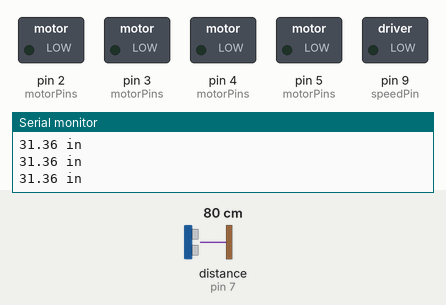
A sketch run on a simulated Arduino Uno, built with avr-gcc and run on an emulated ATmega328P. On the bench: switched loads named in the sketch (green lamp = pin HIGH), the last lines printed to the serial monitor. Wiring (inferred from the names in the program): ultrasonic range finder: trigger pin 6; echo pin 7. The inputs (shaded band) are chosen by the test bench; at power-on: distance to the obstacle (sensor on pin 7) 80 cm. The echo pulse lasts 58.3 µs per cm; pins used as bus, display or sensor lines are not drawn.

Above: at 1.2 s.
1.3 s: distance to the obstacle (sensor on pin 7) set to 23 cm
2.8 s: distance to the obstacle (sensor on pin 7) set to 18 cm
At 4.0 s:
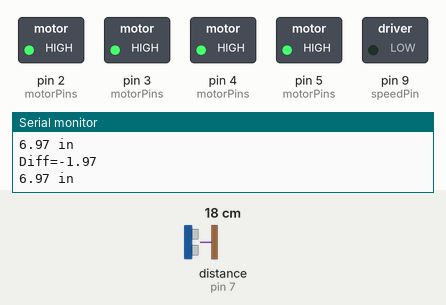
4.3 s: distance to the obstacle (sensor on pin 7) set to 14 cm
At 4.8 s:
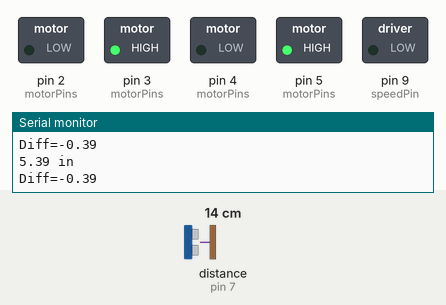
5.8 s: distance to the obstacle (sensor on pin 7) set to 12 cm
8.8 s: distance to the obstacle (sensor on pin 7) set to 9 cm
At 10.0 s:
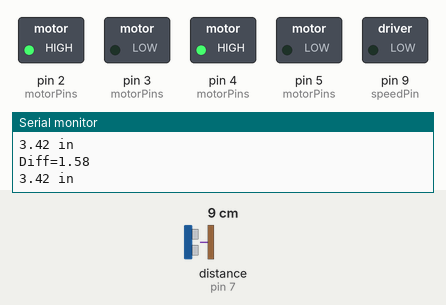
10.3 s: distance to the obstacle (sensor on pin 7) set to 60 cm
At 10.8 s:
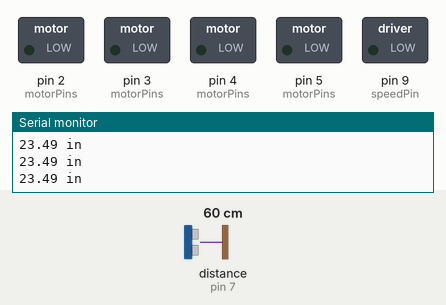
Timing chart, 0 to 12.9 s (numbered marks = the images above; inputs shaded):
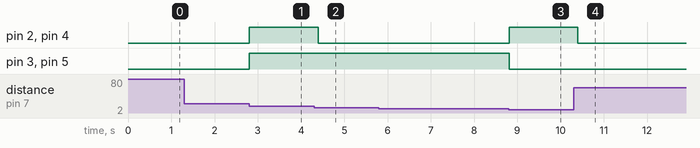

Measured:
- the behaviour switches between 21 and 20 cm on distance to the obstacle (sensor on pin 7) (found by bisection; images 0 and 1)
- the behaviour switches between 16 and 15 cm on distance to the obstacle (sensor on pin 7) (found by bisection; images 1 and 2)
- the behaviour switches between 11 and 10 cm on distance to the obstacle (sensor on pin 7) (found by bisection; images 2 and 3)
- after the input at 2.8 s, pin 2 (motorPins), pin 3 (motorPins), pin 4 (motorPins), pin 5 (motorPins): LOW → HIGH at once
- after the input at 4.3 s, pin 2 (motorPins), pin 4 (motorPins): HIGH → LOW after 0.09 s
- after the input at 8.8 s, pin 2 (motorPins), pin 4 (motorPins): LOW → HIGH at once; pin 3 (motorPins), pin 5 (motorPins): HIGH → LOW at once
- after the input at 10.3 s, pin 2 (motorPins), pin 4 (motorPins): HIGH → LOW after 0.10 s

The sketch:

HariBot05_Pololu_DRV8835.ino
```cpp
// HariBot
// Hari Wiguna, 2014
// v0.1 - Testing the H-Bridge
// v0.2 - Distance Sensor, cleanup motor code
  // Is hand visible?
    // Yes, I see hand :-)
      // Move forward/backward to get to desired distance
    // No, I don't see hand :-(
      // Start waffling back and forth, increasing scan range if hand not found, decreasing range if hand found
      // When waffle angle is sufficiently small
// v0.3 - Use PWM to compensate for weak
// v0.5 - Using the extremely efficient Pololu DRV8835. Different pinouts!!!

// Motor H-Bridge pins
byte motorPins[][2] = {
  {2,3}, // Left wheel: 2=enable, 3=direction
  {4,5}, // Right wheel: 4=enable, 5=direction
};

byte triggerPin = 6;
byte echoPin = 7;
byte speedPin = 9; // Modulates right motor that is faster than the left motor.  Must be a PWM pin
byte speedKnob = A0;
int theSpeed = 255;

int leftScanTime = 0;
int rightScanTime = 0;
int scanSpeed = 1;

int moveDuration = 100;
int rotateDuration = 1000;


//=== INITIALIZATIONS ===

void InitializeRobot() {
  Serial.begin (9600);

  pinMode(motorPins[0][0], OUTPUT);
  pinMode(motorPins[0][1], OUTPUT);
  pinMode(motorPins[1][0], OUTPUT);
  pinMode(motorPins[1][1], OUTPUT);

  pinMode(triggerPin, OUTPUT);
  pinMode(echoPin, INPUT);
  pinMode(speedPin, OUTPUT);
}

//=== MOTOR CONTROL ===

void Motor(byte whichMotor, int dir)
{
  digitalWrite( motorPins[whichMotor][0], 1 );
  digitalWrite( motorPins[whichMotor][1], dir );
}

void Motors(int leftDir, int rightDir, int duration)
{
  Motor(0, leftDir);
  Motor(1, rightDir);
  delay(duration);
}

void Right() {
  Motors(1,0, rotateDuration);
}

void Left() {
  Motors(0,1, rotateDuration);
}

void Forward() {
  Motors(1,1, moveDuration);
}

void Backward() {
  Motors(0,0, moveDuration);
}

void Stop() {
  digitalWrite( motorPins[0][0], 0 );
  digitalWrite( motorPins[1][0], 0 );
}


//=== PRESET MOVES ===

void SquareDance() {
  Forward(); Right();
  Forward(); Right();
  Forward(); Right();
  Forward();
  Stop();   delay(1000);
}

void BackAndForth() {
  Forward();  Stop();
  Backward();  Stop();
}

//=== DISTANCE SENSOR ===
float GetDistance() {
  delay(10); // Make sure we don't ping too often.
  digitalWrite(triggerPin, HIGH);
  delayMicroseconds(1000);
  digitalWrite(triggerPin, LOW);
  int duration = pulseIn(echoPin, HIGH);
  float distance = (duration/2) / 74.07;
  return distance;
}

void FindHand() {
  float distance = GetDistance();
  Serial.print(distance);
  Serial.println(" in");

  // Is hand visible?
  if (distance > 2 && distance < 8) {
    // Yes, I see hand :-)
      // Move forward/backward to get to desired distance
      float diff = 5 - distance;
      float slop = 1;
      if (abs(diff) < slop) Stop();
      if (diff > slop) Backward();
      if (diff < -slop) Forward();
      Serial.print("Diff=");
      Serial.println(diff);
  } else {
    Stop();
    // No, I don't see hand :-(
      // Start waffling back and forth, increasing scan range if hand not found, decreasing range if hand found
      // When waffle angle is sufficiently small
  }
}

void MotorTests() {
  Forward(); Stop();
  Backward(); Stop();
  Right(); Stop();
  Left(); Stop();
  Stop(); Stop();
}


//=== M A I N ===

// the setup routine runs once when you press reset:
void setup() {
  InitializeRobot();
}

// the loop routine runs over and over again forever:
void loop() {
  //MotorTests();
  FindHand();
}
```
